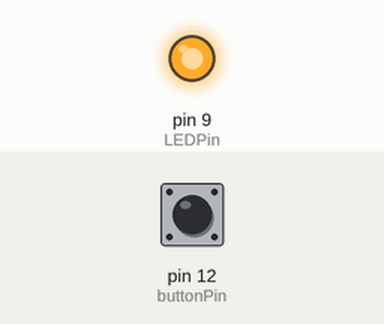
Recording of a sketch running on a simulated Arduino Uno, built with avr-gcc and run on an emulated ATmega328P. On the bench: output pins drawn as LEDs (lit = HIGH). Inputs (shaded band) come from the test bench; at power-on: pin 12 (buttonPin) LOW. What the sketch prints to the serial monitor is not drawn.

Above: at 0.2 s.
Timing chart, 0 to 1.7 s (numbered marks = the images above):
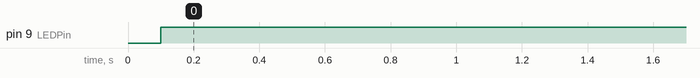

Measured:
- by itself, pin 9 (LEDPin): LOW → HIGH at 0.10 s

The sketch:

McWhorter_PullUp_PullDown__Resistors_-_Copy.ino
```cpp
int LEDPin=9;
int buttonPin=12;
int buttonRead;
int dt=100;  //ms delay

void setup() {
Serial.begin (9600);
pinMode (LEDPin, OUTPUT);
pinMode(buttonPin,INPUT);
}

void loop() {
Serial.println (buttonRead);

buttonRead=digitalRead(buttonPin);
delay (dt);

if (buttonRead==1);{
  digitalWrite(LEDPin, LOW);
}
if (buttonRead==0);{
  digitalWrite(LEDPin, HIGH);
}


}
```
